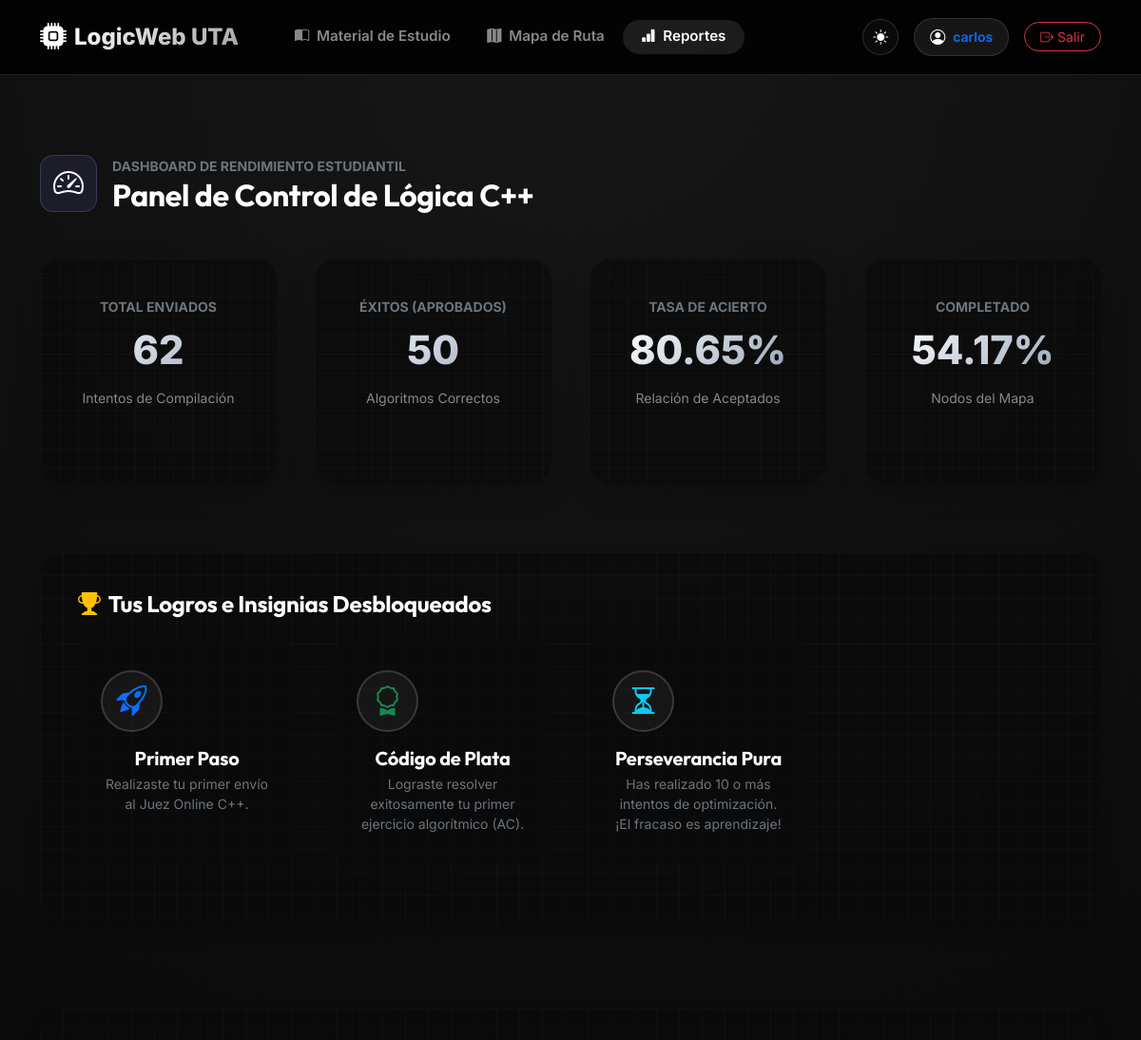
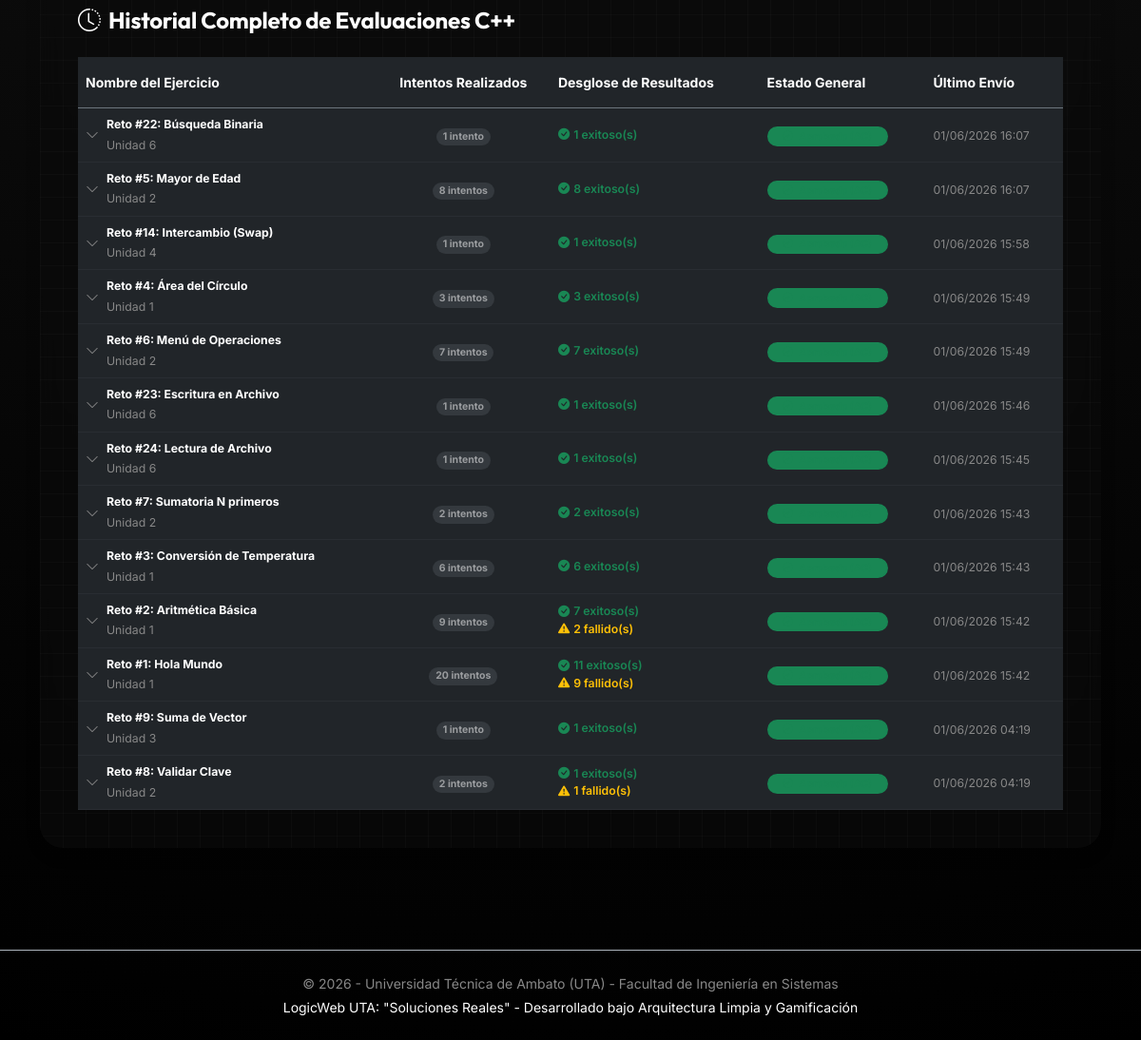
/reports/dashboard (signed in), run on the app's committed database (2 pictures, top to bottom).
### app/infrastructure/database/models.py (models this page shows, shortened)
class UserModel(db.Model):
    __tablename__ = 'usuarios'
    id = db.Column(db.Integer, primary_key=True, autoincrement=True)
    username = db.Column(db.String(80), unique=True, nullable=False)
    email = db.Column(db.String(120), unique=True, nullable=False)
    password_hash = db.Column(db.String(256), nullable=False)
    fecha_registro = db.Column(db.DateTime, default=datetime.utcnow)
    def to_domain(self) -> Usuario:
        return Usuario(
            id=self.id,
            username=self.username,
            email=self.email,
            password_hash=self.password_hash,
            fecha_registro=self.fecha_registro
        )

class ExerciseModel(db.Model):
    __tablename__ = 'ejercicios'
    id = db.Column(db.Integer, primary_key=True, autoincrement=True)
    unidad_id = db.Column(db.Integer, nullable=False)
    titulo = db.Column(db.String(200), nullable=False)
    descripcion_caso_real = db.Column(db.Text, nullable=False)
    pseudocodigo = db.Column(db.Text, nullable=False)
    codigo_fuente_cpp = db.Column(db.Text, nullable=True) # Código real C++ para mostrar al estudiante
    diagrama_ruta = db.Column(db.String(255), nullable=False)
    ruta_binario_cpp = db.Column(db.String(255), nullable=False)
    def to_domain(self) -> Ejercicio:
        return Ejercicio(
            id=self.id,
            unidad_id=self.unidad_id,
            titulo=self.titulo,
            descripcion_caso_real=self.descripcion_caso_real,
            pseudocodigo=self.pseudocodigo,
            diagrama_ruta=self.diagrama_ruta,
            ruta_binario_cpp=self.ruta_binario_cpp,
            codigo_fuente_cpp=self.codigo_fuente_cpp
        )

class AttemptModel(db.Model):
    __tablename__ = 'intentos'
    id = db.Column(db.Integer, primary_key=True, autoincrement=True)
    usuario_id = db.Column(db.Integer, db.ForeignKey('usuarios.id'), nullable=False)
    ejercicio_id = db.Column(db.Integer, db.ForeignKey('ejercicios.id'), nullable=False)
    datos_ingresados_json = db.Column(db.Text, nullable=False)  # Diccionario serializado a texto JSON
    resultado_obtenido = db.Column(db.Text, nullable=False)
    estado_oj = db.Column(db.String(10), nullable=False)  # AC, WA, RE, TLE
    fecha_intento = db.Column(db.DateTime, default=datetime.utcnow)
    usuario = db.relationship('UserModel', backref=db.backref('intentos', lazy=True))
    ejercicio = db.relationship('ExerciseModel', backref=db.backref('intentos', lazy=True))
    def to_domain(self) -> Intento:
        try:
            inputs = json.loads(self.datos_ingresados_json)
        except Exception:
            inputs = {}
        return Intento(
            id=self.id,
            usuario_id=self.usuario_id,
            ejercicio_id=self.ejercicio_id,
            datos_ingresados=inputs,
            resultado_obtenido=self.resultado_obtenido,
            estado_oj=self.estado_oj,
            fecha_intento=self.fecha_intento
        )

### app/infrastructure/web/reports.py (the view)
@reports_bp.route('/dashboard')
@login_required
def dashboard():
    ejercicio_repo = SqliteEjercicioRepository()
    intento_repo = SqliteIntentoRepository()
    historial_use_case = ObtenerHistorialUsuarioUseCase(intento_repo)
    intentos = historial_use_case.ejecutar(g.usuario.id)
    stats_use_case = ObtenerEstadisticasUsuarioUseCase(intento_repo, ejercicio_repo)
    stats = stats_use_case.ejecutar(g.usuario.id)
    ejercicios = {e.id: e for e in ejercicio_repo.obtener_todos()}
    from collections import defaultdict
    intentos_por_ejercicio = defaultdict(list)
    for intento in intentos:
        intentos_por_ejercicio[intento.ejercicio_id].append(intento)
    grouped_history = []
    for ej_id, attempts in intentos_por_ejercicio.items():
        ej = ejercicios.get(ej_id)
        attempts.sort(key=lambda x: x.id, reverse=True)
        total = len(attempts)
        exitos = sum(1 for a in attempts if a.estado_oj == 'AC')
        fracasos = total - exitos
        resuelto = exitos > 0
        ultimo_intento = attempts[0].fecha_intento
        grouped_history.append({
            "ejercicio_id": ej_id,
            "titulo": ej.titulo if ej else f"Desafío #{ej_id}",
            "unidad_id": ej.unidad_id if ej else "-",
            "total_intentos": total,
            "exitos": exitos,
            "fracasos": fracasos,
            "resuelto": resuelto,
            "ultimo_intento": ultimo_intento,
            "intentos_detalle": attempts
        })
    grouped_history.sort(key=lambda x: x["ultimo_intento"], reverse=True)
    return render_template(
        'reports/dashboard.html',
        intentos=intentos,
        stats=stats,
        ejercicios=ejercicios,
        grouped_history=grouped_history
    )

### app/templates/reports/dashboard.html (shortened to what this page needs)
{% extends 'base.html' %}
{% block content %}
<div class="container my-4">
    <div class="d-flex align-items-center mb-5 mt-3">
        <div class="icon-frame-cozy me-3">
            <i class="bi bi-speedometer2 text-accent fs-2"></i>
        </div>
        <div>
            <span class="text-secondary small fw-bold">DASHBOARD DE RENDIMIENTO ESTUDIANTIL</span>
            <h2 class="text-white mb-0 fw-bold">Panel de Control de Lógica C++</h2>
        </div>
    </div>
    <div class="row mb-5">
        <div class="col-md-3 col-sm-6 mb-4 animate-pulse">
            <div class="card card-glass border-0 stat-box h-100">
                <span class="text-secondary small fw-bold d-block mb-1">TOTAL ENVIADOS</span>
                <span class="stat-number text-white">{{ stats.total_intentos }}</span>
                <span class="text-muted small d-block mt-2">Intentos de Compilación</span>
            </div>
        </div>
        <div class="col-md-3 col-sm-6 mb-4 animate-pulse">
            <div class="card card-glass border-0 stat-box h-100">
                <span class="text-secondary small fw-bold d-block mb-1">ÉXITOS (APROBADOS)</span>
                <span class="stat-number text-success">{{ stats.exitos_ac }}</span>
                <span class="text-muted small d-block mt-2">Algoritmos Correctos</span>
            </div>
        </div>
        <div class="col-md-3 col-sm-6 mb-4 animate-pulse">
            <div class="card card-glass border-0 stat-box h-100">
                <span class="text-secondary small fw-bold d-block mb-1">TASA DE ACIERTO</span>
                <span class="stat-number text-warning">{{ stats.tasa_acierto }}%</span>
                <span class="text-muted small d-block mt-2">Relación de Aceptados</span>
            </div>
        </div>
        <div class="col-md-3 col-sm-6 mb-4 animate-pulse">
            <div class="card card-glass border-0 stat-box h-100">
                <span class="text-secondary small fw-bold d-block mb-1">COMPLETADO</span>
                <span class="stat-number text-accent">{{ stats.progreso_porcentaje }}%</span>
                <span class="text-muted small d-block mt-2">Nodos del Mapa</span>
            </div>
        </div>
    </div>
    <div class="row mb-5">
        <div class="col-12">
            <div class="card card-glass border-0 p-4 shadow">
                <h4 class="text-white mb-4 fw-bold"><i class="bi bi-trophy-fill text-warning me-1"></i> Tus Logros e Insignias Desbloqueados</h4>
                {% if stats.insignias %}
                <div class="row">
                    {% for badge in stats.insignias %}
                    <div class="col-lg-3 col-md-6 mb-4">
                        <div class="badge-card card border-0 h-100">
                            <div class="badge-icon">
                                <i class="bi {{ badge.icono }} text-{{ badge.color }}"></i>
                            </div>
                            <h5 class="text-white fw-bold mb-1">{{ badge.titulo }}</h5>
                            <p class="text-secondary small mb-0">{{ badge.descripcion }}</p>
                        </div>
                    </div>
                    {% endfor %}
                </div>
                {% endif %}
            </div>
        </div>
    </div>
    <div class="row">
        <div class="col-12">
            <div class="card card-glass border-0 p-4 shadow">
                <h4 class="text-white mb-4 fw-bold"><i class="bi bi-clock-history text-accent me-1"></i> Historial Completo de Evaluaciones C++</h4>
                <div class="table-responsive">
                    <table class="table table-dark table-hover align-middle border-secondary border-opacity-15 mb-0 bg-transparent">
                        <thead>
                            <tr class="text-secondary small border-bottom border-secondary border-opacity-30">
                                <th scope="col" class="py-3">Nombre del Ejercicio</th>
                                <th scope="col" class="py-3 text-center">Intentos Realizados</th>
                                <th scope="col" class="py-3">Desglose de Resultados</th>
                                <th scope="col" class="py-3">Estado General</th>
                                <th scope="col" class="py-3">Último Envío</th>
                            </tr>
                        </thead>
                        <tbody>
                            {% for item in grouped_history %}
                            <tr data-bs-toggle="collapse" data-bs-target="#collapse-{{ item.ejercicio_id }}" aria-expanded="false" class="accordion-toggle cursor-pointer bg-transparent border-bottom border-secondary border-opacity-10 text-light-emphasis small">
                                <td>
                                    <div class="d-flex align-items-center">
                                        <i class="bi bi-chevron-down text-muted me-2 collapse-chevron"></i>
                                        <div>
                                            <span class="fw-bold text-white small d-block">
                                                {{ item.titulo }}
                                            </span>
                                            <span class="text-muted small">Unidad {{ item.unidad_id }}</span>
                                        </div>
                                    </div>
                                </td>
                                <td class="text-center">
                                    <span class="badge bg-secondary bg-opacity-25 text-white-50 px-2.5 py-1 rounded-pill fw-bold">
                                        {{ item.total_intentos }} {% if item.total_intentos == 1 %}intento{% else %}intentos{% endif %}
                                    </span>
                                </td>
                                <td>
                                    <div class="small d-flex flex-column gap-0.5">
                                        {% if item.exitos > 0 %}
                                            <span class="text-success fw-semibold"><i class="bi bi-check-circle-fill me-1"></i>{{ item.exitos }} exitoso(s)</span>
                                        {% endif %}
                                        {% if item.fracasos > 0 %}
                                            <span class="text-warning fw-semibold"><i class="bi bi-exclamation-triangle-fill me-1"></i>{{ item.fracasos }} fallido(s)</span>
                                        {% endif %}
                                    </div>
                                </td>
                                <td>
                                    {% if item.resuelto %}
                                        <span class="badge bg-success bg-opacity-15 text-success border border-success border-opacity-25 px-3 py-1.5 rounded-pill">
                                            <i class="bi bi-patch-check-fill me-1 animate-pulse"></i> Aprobado (AC)
                                        </span>
                                    {% else %}
                                        <span class="badge bg-danger bg-opacity-15 text-danger border border-danger border-opacity-25 px-3 py-1.5 rounded-pill">
                                            <i class="bi bi-x-circle-fill me-1"></i> No Aprobado
                                        </span>
                                    {% endif %}
                                </td>
                                <td>
                                    <span class="text-muted small">
                                        {{ item.ultimo_intento.strftime('%d/%m/%Y %H:%M') }}
                                    </span>
                                </td>
                            </tr>
                            {% endfor %}
                        </tbody>
                    </table>
                </div>
            </div>
        </div>
    </div>
</div>
{% endblock %}

### app/templates/base.html (shortened to what this page needs)
<!DOCTYPE html>
<html lang="es">
<head>
    <link href="https://cdn.jsdelivr.net/npm/bootstrap@5.3.2/dist/css/bootstrap.min.css" rel="stylesheet">
    <link rel="stylesheet" href="https://cdn.jsdelivr.net/npm/bootstrap-icons@1.11.2/font/bootstrap-icons.min.css">
    <link rel="stylesheet" href="{{ url_for('static', filename='css/custom.css') }}">
</head>
<body>
    <nav class="navbar navbar-expand-lg sticky-top navbar-glass">
        <div class="container">
            <a class="navbar-brand d-flex align-items-center" href="{{ url_for('index') }}" id="nav-brand-logo">
                <i class="bi bi-cpu-fill text-accent me-2 fs-3 animate-pulse"></i>
                <span class="brand-text">LogicWeb <span class="text-accent">UTA</span></span>
            </a>
            {% if g.usuario %}
            <div class="collapse navbar-collapse" id="navbarContent">
                <ul class="navbar-nav me-auto mb-2 mb-lg-0 ms-lg-4">
                    <li class="nav-item">
                        <a class="nav-link {% if request.endpoint == 'theory.study_material' %}active{% endif %}" href="{{ url_for('theory.study_material') }}" id="nav-study-material">
                            <i class="bi bi-book-half me-1"></i> Material de Estudio
                        </a>
                    </li>
                    <li class="nav-item">
                        <a class="nav-link {% if request.endpoint == 'theory.learning_path' %}active{% endif %}" href="{{ url_for('theory.learning_path') }}" id="nav-learning-path">
                            <i class="bi bi-map-fill me-1"></i> Mapa de Ruta
                        </a>
                    </li>
                    <li class="nav-item">
                        <a class="nav-link {% if request.endpoint == 'reports.dashboard' %}active{% endif %}" href="{{ url_for('reports.dashboard') }}" id="nav-dashboard">
                            <i class="bi bi-bar-chart-fill me-1"></i> Reportes
                        </a>
                    </li>
                </ul>
                <div class="d-flex align-items-center gap-3">
                    <button id="theme-toggle-btn" class="btn btn-glass-secondary rounded-circle p-0 d-flex align-items-center justify-content-center" style="width: 38px; height: 38px;" title="Cambiar Tema (Claro/Oscuro)">
                        <i id="theme-toggle-icon" class="bi bi-sun-fill text-warning"></i>
                    </button>
                    <a href="{{ url_for('auth.profile') }}" class="user-badge px-3 py-1.5 rounded-pill d-flex align-items-center text-decoration-none hover-border-accent" title="Configuración de Perfil" id="nav-user-profile-link">
                        <i class="bi bi-person-circle text-accent me-2"></i>
                        <span class="fw-semibold small" id="nav-username">{{ g.usuario.username }}</span>
                    </a>
                    <a href="{{ url_for('auth.logout') }}" class="btn btn-outline-danger btn-sm rounded-pill px-3" id="nav-logout-btn">
                        <i class="bi bi-box-arrow-right"></i> Salir
                    </a>
                </div>
            </div>
            {% endif %}
        </div>
    </nav>
    <main class="py-4" id="main-content-area">
        {% block content %}{% endblock %}
    </main>
    <footer class="footer py-4 mt-auto border-top border-dark-subtle">
        <div class="container text-center">
            <p class="mb-1 text-muted small">&copy; 2026 - Universidad Técnica de Ambato (UTA) - Facultad de Ingeniería en Sistemas</p>
            <p class="mb-0 text-muted-accent small">LogicWeb UTA: "Soluciones Reales" - Desarrollado bajo Arquitectura Limpia y Gamificación</p>
        </div>
    </footer>
</body>
</html>

### data on the page
UserModel: usuario.username "carlos"
ExerciseModel: titulo "Reto #22: Búsqueda Binaria", unidad_id "6", total_intentos "1", exitos "1", ultimo_intento "01/06/2026 16:07"
ExerciseModel: titulo "Reto #5: Mayor de Edad", unidad_id "2", total_intentos "8", exitos "8", ultimo_intento "01/06/2026 16:07"
ExerciseModel: titulo "Reto #14: Intercambio (Swap)", unidad_id "4", total_intentos "1", exitos "1", ultimo_intento "01/06/2026 15:58"
ExerciseModel: titulo "Reto #4: Área del Círculo", unidad_id "1", total_intentos "3", exitos "3", ultimo_intento "01/06/2026 15:49"
ExerciseModel: titulo "Reto #6: Menú de Operaciones", unidad_id "2", total_intentos "7", exitos "7", ultimo_intento "01/06/2026 15:49"
ExerciseModel: titulo "Reto #23: Escritura en Archivo", unidad_id "6", total_intentos "1", exitos "1", ultimo_intento "01/06/2026 15:46"
ExerciseModel: titulo "Reto #24: Lectura de Archivo", unidad_id "6", total_intentos "1", exitos "1", ultimo_intento "01/06/2026 15:45"
ExerciseModel: titulo "Reto #7: Sumatoria N primeros", unidad_id "2", total_intentos "2", exitos "2", ultimo_intento "01/06/2026 15:43"
ExerciseModel: titulo "Reto #3: Conversión de Temperatura", unidad_id "1", total_intentos "6", exitos "6", ultimo_intento "01/06/2026 15:43"
ExerciseModel: titulo "Reto #2: Aritmética Básica", unidad_id "1", total_intentos "9", exitos "7", fracasos "2", ultimo_intento "01/06/2026 15:42"
ExerciseModel: titulo "Reto #1: Hola Mundo", unidad_id "1", total_intentos "20", exitos "11", fracasos "9", ultimo_intento "01/06/2026 15:42"
ExerciseModel: titulo "Reto #9: Suma de Vector", unidad_id "3", total_intentos "1", exitos "1", ultimo_intento "01/06/2026 04:19"
ExerciseModel: titulo "Reto #8: Validar Clave", unidad_id "2", total_intentos "2", exitos "1", fracasos "1", ultimo_intento "01/06/2026 04:19"

### other printed values
{{ stats.total_intentos }} "62"
{{ stats.exitos_ac }} "50"
{{ stats.tasa_acierto }} "80.65"
{{ stats.progreso_porcentaje }} "54.17"
{{ badge.titulo }} "Primer Paso" "Código de Plata" "Perseverancia Pura"
{{ badge.descripcion }} "Realizaste tu primer envío al Juez Online C++." "Lograste resolver exitosamente tu primer ejercicio algorítmico (AC)." "Has realizado 10 o más intentos de optimización. ¡El fracaso es aprendizaje!"
